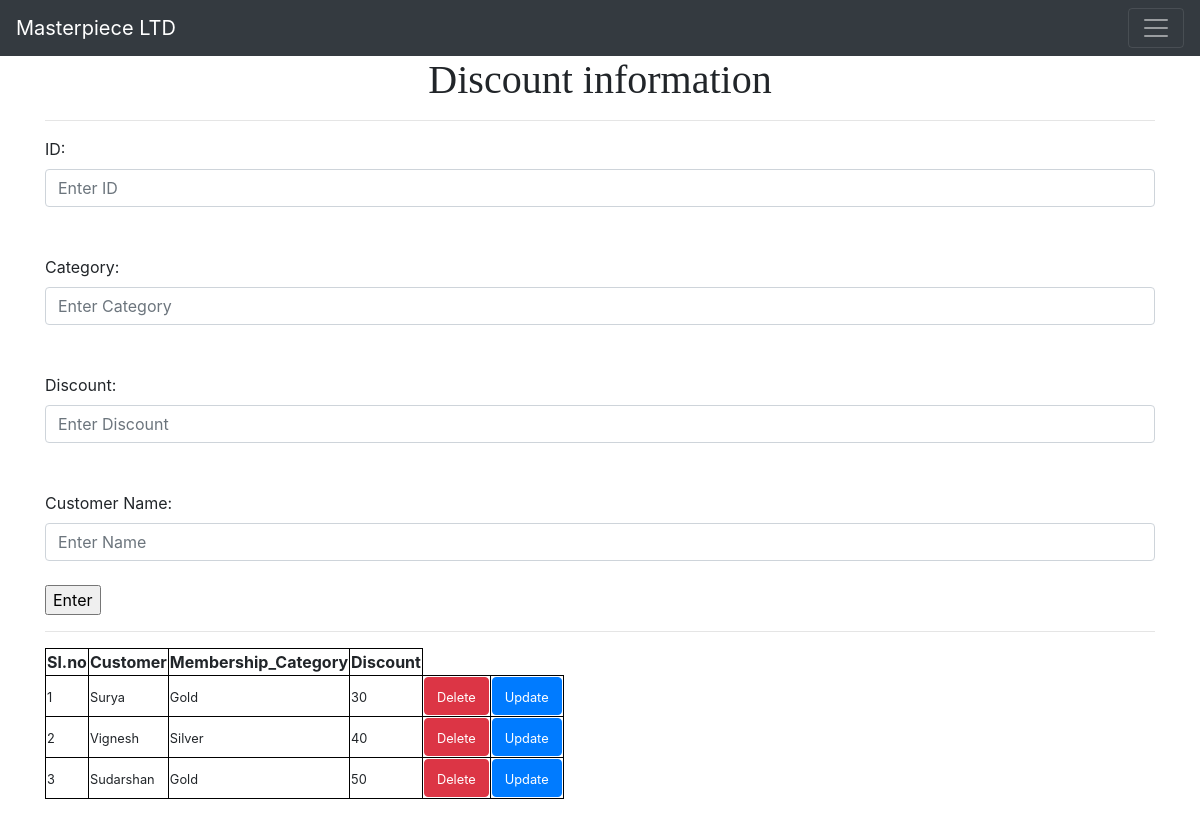
The app's page /discount with its own data.
### app.py (models this page shows, shortened)
class Discount(db.Model):
    id=db.Column(db.Integer , primary_key=True)
    customer_ID=db.Column(db.Integer , db.ForeignKey('customer.customer_ID'))
    Membership_category=db.Column(db.String(10) , nullable=False)
    discount=db.Column(db.Integer , nullable=False)

### app.py (the view)
@app.route('/discount',methods=['GET','POST'])
def discount():
    if request.method=='POST':
        c_id=request.form['id']
        mem_cat=request.form['category']
        Dis=request.form['discount']
        Customer_Name=request.form['name']
        dis= Discount(id=c_id,customer_ID=Customer_Name,Membership_category=mem_cat,discount=Dis)
        db.session.add(dis)
        db.session.commit()
        return redirect('/discount')
    else:
        all_posts= Discount.query.all()
        return render_template('Discount.html',posts=all_posts)

### templates/Discount.html (shortened to what this page needs)
{% extends 'template.html' %}
{%block body%}
    <h1>Discount information</h1>
    <hr>
    <form action='/discount' method='POST'>
        <label for="ID">ID:</label>
        <input class="form-control" type="number" name="id" id="id" placeholder="Enter ID" aria-label="Enter ID">
        <br>
        <br>
        <label for="Category">Category:</label>
        <input class="form-control" type="text" name="category" id="category" placeholder="Enter Category" aria-label="Enter Category">
        <br>
        <br>
        <label for="Discount">Discount:</label>
        <input class="form-control" type="number" name="discount" id="discount" placeholder="Enter Discount" aria-label="Enter Discount">
        <br>
        <br>
        <label for="Name">Customer Name:</label>
        <input class="form-control" type="text" name="name" id="name" placeholder="Enter Name" aria-label="Enter Name">
        <br>
        <input type="submit" value="Enter">
    </form>
    <hr>
    <table style="border: 100px;">
        <tr>
            <th align="center">Sl.no</th>
            <th align="center">Customer</th>
            <th align="center">Membership_Category</th>
            <th align="center">Discount</th>
        </tr>
        {% for post in posts %}
        <tr>
            <td><small>{{post.id}}</small></td>
            <td><small>{{post.customer_ID}}</small></td>
            <td><small>{{post.Membership_category}}</small></td>
            <td><small>{{post.discount}}</small></td>
            <td> <a class="btn btn-danger" href='/discount/delete/{{post.id}}'><small>Delete</small></a></td>
            <td> <a class="btn btn-primary" href='/discount/update/{{post.id}}'><small>Update</small></a></td>
        </tr>
        {% endfor %}
    </table>
    <br>
    <br>
{%endblock%}

### static/css/main.css (style rules this page uses)
h1 { font-family: 'Poppins'; font-size: 30px; text-align: center; }
table, th, td { border: 1px solid black; }

### records on screen
Discount: id "1", customer_ID "Surya", Membership_category "Gold", discount "30"
Discount: id "2", customer_ID "Vignesh", Membership_category "Silver", discount "40"
Discount: id "3", customer_ID "Sudarshan", Membership_category "Gold", discount "50"
